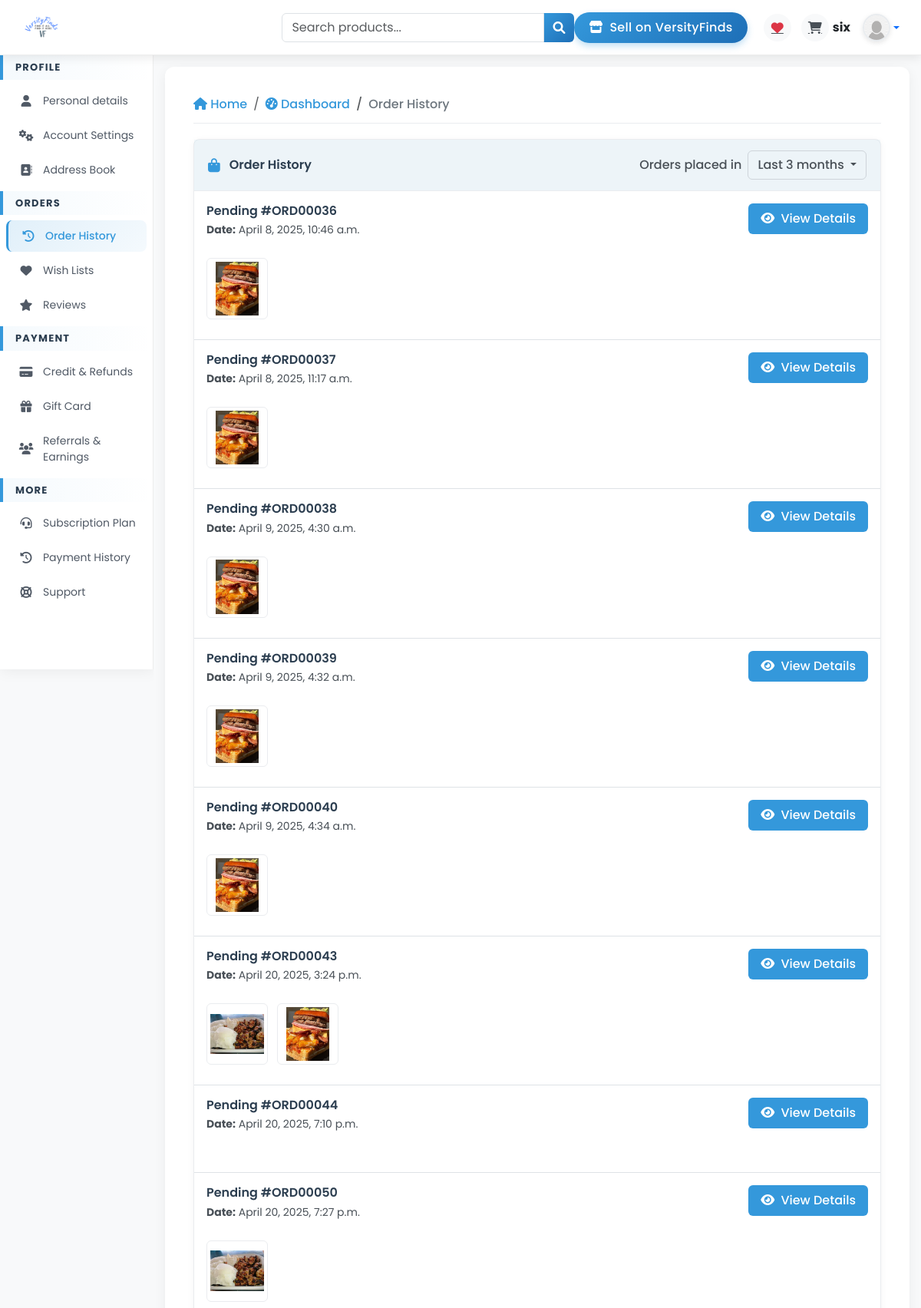
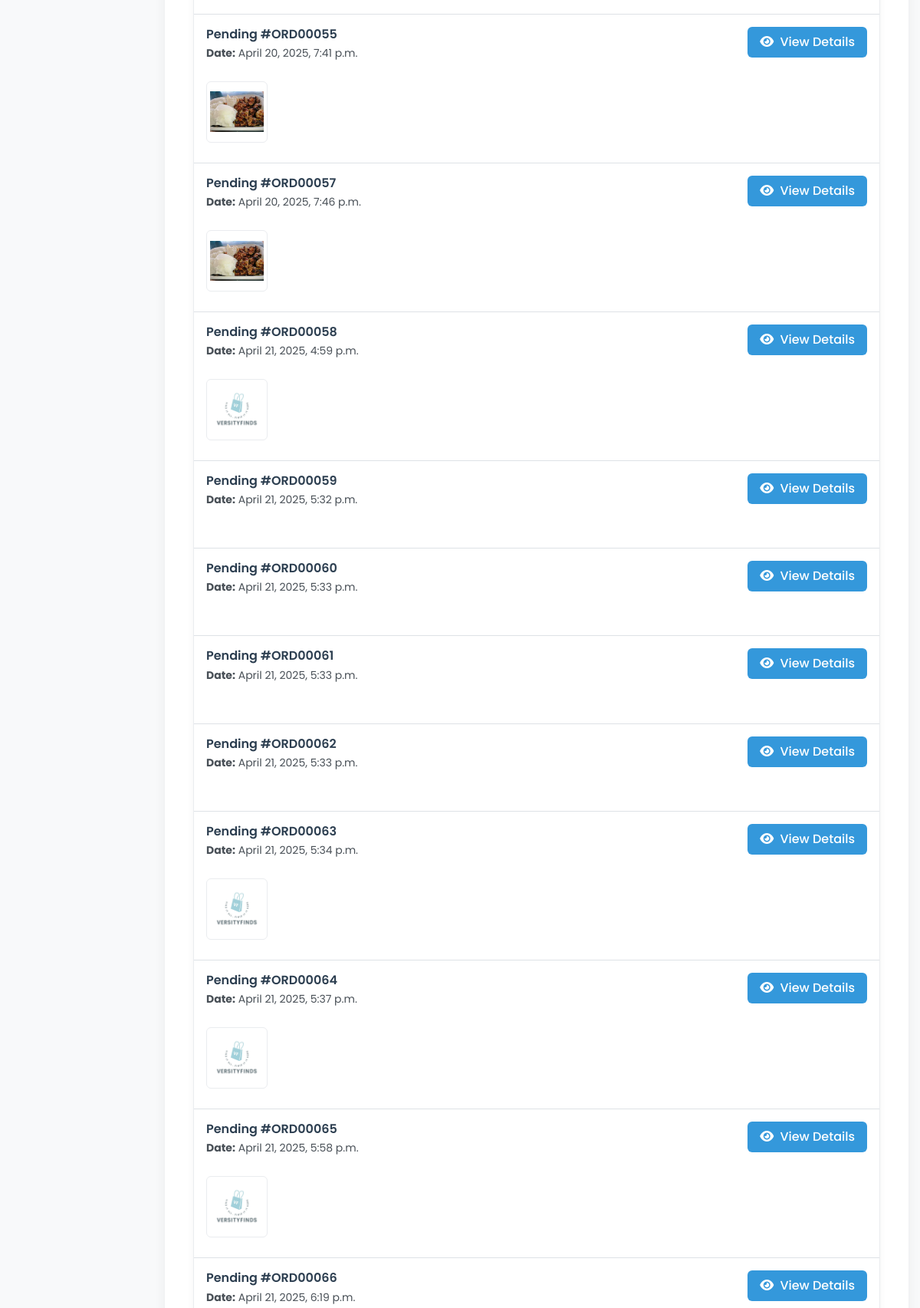
The app's page /account/dashboard/order_history/ (signed in, upper part) with its own data (2 pictures, top to bottom).
### seller/wrap_models/orders_model.py (models this page shows, shortened)
class Order(models.Model):
    id = models.AutoField(primary_key=True)  # Auto-incrementing ID
    order_id = models.CharField(max_length=20, unique=True, blank=True)  # Custom Order ID
    user = models.ForeignKey(User, on_delete=models.CASCADE)  # Link to User
    business = models.ForeignKey(BusinessInformation, on_delete=models.CASCADE)
    total_amount = models.DecimalField(max_digits=10, decimal_places=2)  # Order Total
    delivery_method = models.CharField(max_length=50,null=True)
    ref = models.CharField(max_length=250,null=True,default="")
    paid = models.BooleanField(default=False)
    status = models.CharField(
        max_length=20,
        choices=[("Pending", "Pending"), ("Processing", "Processing"),("On route", "On route"), ("Delivered", "Delivered"), ("Failed", "Failed")],
        default="Pending"
    )
    created_at = models.DateTimeField(auto_now_add=True)

class OrderItem(models.Model):
    order = models.ForeignKey(Order, on_delete=models.CASCADE, related_name="order_items")
    product = models.ForeignKey(Product, on_delete=models.CASCADE)
    quantity = models.PositiveIntegerField(default=1)
    created_at = models.DateTimeField(auto_now_add=True)

### seller/wrap_models/product_model.py (models this page shows, shortened)
class Product(models.Model):
    CATEGORIES = [
        ('dropship', 'Dropship'),
        ('food', 'Food & Beverages'),
        ('clothing', 'Clothing'),
        ('technology', 'Technology'),
        ('other', 'Other'),
    ]
    STATUS_CHOICES = [
        ('active', 'Active'),
        ('inactive', 'Inactive'),
        ('pending', 'Pending'),
        ('banned', 'banned'),
        ('reected', 'rejected'),
    ]
    business = models.ForeignKey(BusinessInformation, on_delete=models.CASCADE, related_name="products")
    name = models.CharField(max_length=200)
    category = models.CharField(max_length=50, choices=CATEGORIES, default='other')
    price = models.DecimalField(max_digits=10, decimal_places=2)
    quantity = models.PositiveIntegerField()
    description = models.TextField()
    small_description = models.TextField(null=True)
    status = models.CharField(max_length=50, choices=STATUS_CHOICES, default="pending")
    is_flagged = models.BooleanField(default=False)
    sales = models.PositiveIntegerField(default=0)
    timestamp = models.DateTimeField(auto_now_add=True, null=True)
    image = models.ImageField(upload_to="uploads/")

### user/views.py (the view)
# urls.py: path('dashboard/order_history/', views.order_history, name='order_history'),
@login_required_custom
def order_history(request):
    orders = Order.objects.filter(user=request.user).all()
    return render(request, 'home/order_history.html',{'orders':orders})

### user/utils.py (called while the page is built)
def login_required_custom(view_func):
    @wraps(view_func)
    def _wrapped_view(request, *args, **kwargs):
        if request.user.is_authenticated:
            return view_func(request, *args, **kwargs)
        return redirect('signin')  # Redirect to login page if not authenticated
    return _wrapped_view

### user/templates/home/order_history.html (shortened to what this page needs)
{% extends 'home/base.html' %}
{% load static %}
{% block content %}
<div class="container">
    <nav aria-label="breadcrumb">
        <ol class="breadcrumb">
            <li class="breadcrumb-item">
                <a href="{% url 'home' %}"><i class="fas fa-home mr-1"></i> Home</a>
            </li>
            <li class="breadcrumb-item">
                <a href="{% url 'dash' %}"><i class="fas fa-tachometer-alt mr-1"></i> Dashboard</a>
            </li>
            <li class="breadcrumb-item active" aria-current="page">Order History</li>
        </ol>
    </nav>
    <div class="profile-card">
        <div class="card-header">
            <div class="d-flex align-items-center">
                <i class="fas fa-shopping-bag"></i>
                <h5>Order History</h5>
            </div>
            <div class="d-flex align-items-center">
                <span class="filter-label d-none d-md-block">Orders placed in</span>
                <div class="dropdown">
                    <button class="btn btn-filter dropdown-toggle" type="button" id="dropdownMenuButton" data-bs-toggle="dropdown" aria-expanded="false">
                        Last 3 months
                    </button>
                </div>
            </div>
        </div>
        {% if orders %}
        <div class="card-body p-0">
            {% for order in orders %}
            <div class="border-bottom p-3">
                <div class="d-flex justify-content-between align-items-start mb-3">
                    <div class="order-header-info">
                        <h6>{{order.status}} #{{order.order_id}}</h6>
                        <p><strong>Date:</strong> {{order.created_at}}</p>
                    </div>
                    <a class="btn btn-view" href="{% url 'order_details' order.id %}">
                        <i class="fas fa-eye me-1"></i> View Details
                    </a>
                </div>
                <div class="product-container">
                    {% for order_item in order.order_items.all %}
                    <div class="product-thumbnail">
                        <img src="{{order_item.product.image.url}}" alt="{{order_item.product.name}}">
                    </div>
                    {% endfor %}
                </div>
            </div>
            {% endfor %}
        </div>
        {% endif %}
    </div>
</div>
{% endblock content %}

### user/templates/home/base.html (shortened to what this page needs)
<!DOCTYPE html>
<html lang="en">
<head>
    {% load static %}
    <link rel="stylesheet" href="{% static 'css/bootstrap.min.css' %}">
    <link rel="stylesheet" href="https://cdnjs.cloudflare.com/ajax/libs/font-awesome/6.0.0-beta3/css/all.min.css">
    <link rel="stylesheet" href="{% static 'css/message.css' %}">
</head>
<body>
</head>
<body>
<nav id="navbar" class="navbar navbar-expand-lg navbar-light">
    <div class="container-fluid">
        <img class="nav-logo" src="{% static '/images/Finds.png' %}" alt="Logo">
<div class="desktop-elements d-none d-lg-flex align-items-center">
    <form method="POST" class="forms desktop-search-form">
        <div class="input-group">
            <input type="text" class="form-control" placeholder="Search products..." aria-label="Search" aria-describedby="search-addon">
            <span class="input-group-text bg-primary" id="search-addon">
                <i class="fa fa-search text-white"></i>
            </span>
        </div>
    </form>
    <a href="{% url 'seller_landing_page' %}" class="btn sell-button me-3">
        <i class="fas fa-store me-1"></i> Sell on VersityFinds
    </a>
    <div class="nav-icon-container">
        <a class="nav-icon position-relative me-2" href="{% url 'wish_lists' %}">
            <i class="fas fa-heart text-danger"></i>
        </a>
        <a class="nav-icon position-relative" href="{% url 'cart' %}">
            <i class="fas fa-shopping-cart"></i>
        </a>
    </div>
    <div class="user-profile">
        <div class="me-2">
            <div class="fw-bold">{{user.username}}</div>
        </div>
        <div class="dropdown">
            <a class="dropdown-toggle d-flex align-items-center" href="#" role="button" id="profileDropdown" data-bs-toggle="dropdown" aria-expanded="false">
                <img src="{% static 'images/default_profile.png' %}" alt="Profile" class="rounded-circle">
            </a>
        </div>
    </div>
</div>
</nav>
<div class="container-fluid">
    <div class="row">
        {% url 'dash' as dash_url %}
        {% if request.path != dash_url %}
        <div class="col-md-3 col-lg-2 px-0 sidebar-container">
            <div class="sidebar" id="sidebar">
                <div class="sidebar-section">
                    <div class="section-header">
                        <h5 class="fw-bold">Profile</h5>
                    </div>
                    <ul class="nav flex-column">
                        <li class="nav-item">
                            <a class="nav-link" href="{% url 'profile' %}">
                                <i class="fas fa-user"></i>
                                <span>Personal details</span>
                            </a>
                        </li>
                        <li class="nav-item">
                            <a class="nav-link" href="{% url 'account_settings' %}">
                                <i class="fas fa-cogs"></i>
                                <span>Account Settings</span>
                            </a>
                        </li>
                        <li class="nav-item">
                            <a class="nav-link" href="{% url 'address' %}">
                                <i class="fas fa-address-book"></i>
                                <span>Address Book</span>
                            </a>
                        </li>
                    </ul>
                </div>
                <div class="sidebar-section">
                    <div class="section-header">
                        <h5 class="fw-bold">Orders</h5>
                    </div>
                    <ul class="nav flex-column">
                        <li class="nav-item">
                            <a class="nav-link" href="{% url 'order_history' %}">
                                <i class="fas fa-history"></i>
                                <span>Order History</span>
                            </a>
                        </li>
                        <li class="nav-item">
                            <a class="nav-link" href="{% url 'wish_lists' %}">
                                <i class="fas fa-heart"></i>
                                <span>Wish Lists</span>
                            </a>
                        </li>
                        <li class="nav-item">
                            <a class="nav-link" href="{% url 'buyer_reviews' %}">
                                <i class="fas fa-star"></i>
                                <span>Reviews</span>
                            </a>
                        </li>
                    </ul>
                </div>
                <div class="sidebar-section">
                    <div class="section-header">
                        <h5 class="fw-bold">Payment</h5>
                    </div>
                    <ul class="nav flex-column">
                        <li class="nav-item">
                            <a class="nav-link" href="{% url 'credit' %}">
                                <i class="fas fa-credit-card"></i>
                                <span>Credit & Refunds</span>
                            </a>
                        </li>
                        <li class="nav-item">
                            <a class="nav-link" href="{% url 'gift_card' %}">
                                <i class="fas fa-gift"></i>
                                <span>Gift Card</span>
                            </a>
                        </li>
                        <li class="nav-item">
                            <a class="nav-link" href="{% url 'referrals_earnings' %}">
                                <i class="fas fa-users"></i>
                                <span>Referrals & Earnings</span>
                            </a>
                        </li>
                    </ul>
                </div>
                <div class="sidebar-section">
                    <div class="section-header">
                        <h5 class="fw-bold">More</h5>
                    </div>
                    <ul class="nav flex-column">
                        <li class="nav-item">
                            <a class="nav-link" href="{% url 'subscription_plan' %}">
                                <i class="fas fa-headset"></i>
                                <span>Subscription Plan</span>
                            </a>
                        </li>
                        <li class="nav-item">
                            <a class="nav-link" href="{% url 'payment_history' %}">
                                <i class="fas fa-history"></i>
                                <span>Payment History</span>
                            </a>
                        </li>
                        <li class="nav-item">
                            <a class="nav-link" href="{% url 'buyer_support' %}">
                                <i class="fas fa-life-ring"></i>
                                <span>Support</span>
                            </a>
                        </li>
                    </ul>
                </div>
            </div>
        </div>
        {% endif %}
        <div class="{% if request.path == dash_url %}col-12{% else %}col-md-9 col-lg-10{% endif %} content-area">
            <div class="content-inner">
                {% block content %}{% endblock content %}
            </div>
        </div>
    </div>
</div>
</body>
</html>

### user/templates/home/base.html (style rules this page uses)
body { font-family: 'Poppins', sans-serif; background-color: #f8f9fa; }
.nav-logo { height: 55px; width: auto; }
#navbar { box-shadow: 0 4px 12px rgba(0, 0, 0, 0.08); padding: 0.5rem 1rem; background: white; border-bottom: 1px solid rgba(230, 230, 230, 0.7); }
.sell-button { background: linear-gradient(135deg, #3498db, #1e6fb7); border: none; border-radius: 20px; padding: 0.5rem 1.2rem; color: white; font-weight: 500; transition: all 0.3s; box-shadow: 0 4px 8px rgba(52, 152, 219, 0.3); letter-spacing: 0.3px; }
.nav-icon-container { display: flex; align-items: center; }
.nav-icon { width: 36px; height: 36px; display: flex; align-items: center; justify-content: center; border-radius: 50%; margin: 0 5px; background: #f8f9fa; color: #495057; transition: all 0.2s; position: relative; overflow: hidden; }
.nav-icon:after { content: ''; position: absolute; top: 50%; left: 50%; width: 5px; height: 5px; background: rgba(52, 152, 219, 0.5); opacity: 0; border-radius: 100%; transform: scale(1, 1) translate(-50%); transform-origin: 50% 50%; }
.user-profile { display: flex; align-items: center; cursor: pointer; }
.user-profile img { width: 36px; height: 36px; border-radius: 50%; margin-left: 8px; border: 2px solid #e9ecef; box-shadow: 0 2px 6px rgba(0, 0, 0, 0.1); transition: all 0.3s; }
.sidebar { background: white; color: #000; height: 100%; width: 100%; min-height: calc(100vh - 56px); box-shadow: 1px 0 20px rgba(0, 0, 0, 0.08); padding: 0; transition: all 0.3s ease; overflow-y: auto; max-height: 100vh; border-right: 1px solid rgba(230, 230, 230, 0.7); }
.sidebar-section { padding: 0; margin-bottom: 5px; }
.section-header { padding: 8px 16px; border-left: 4px solid #3498db; margin-bottom: 5px; background: linear-gradient(to right, rgba(52, 152, 219, 0.05), transparent); }
.section-header h5 { color: #2c3e50; font-size: 13px; margin-bottom: 0; text-transform: uppercase; letter-spacing: 1.2px; font-weight: 600; }
.sidebar .nav-item { padding: 0; margin: 2px 8px; border-radius: 8px; transition: all 0.2s ease; }
.sidebar .nav-link { display: flex; align-items: center; color: #505965; padding: 10px 14px; border-radius: 8px; transition: all 0.3s ease; font-size: 14px; }
.sidebar .nav-link i { font-size: 15px; min-width: 24px; margin-right: 10px; text-align: center; transition: all 0.3s ease; }
.sidebar .nav-item.active { background: linear-gradient(135deg, rgba(52, 152, 219, 0.15), rgba(52, 152, 219, 0.05)); border-left: 3px solid #3498db; }
.sidebar .nav-item.active .nav-link { color: #3498db; font-weight: 500; }
.sidebar .nav-item.active i { color: #3498db; }
.content-area { background-color: #f8f9fa; min-height: calc(100vh - 66px); padding: 15px; }
.content-inner { background-color: #ffffff; border-radius: 12px; box-shadow: 0 4px 16px rgba(0, 0, 0, 0.06); min-height: calc(100vh - 96px); padding: 25px; transition: all 0.3s ease; }
.input-group-text { background: linear-gradient(135deg, #3498db, #1e6fb7); color: white; border: none; transition: all 0.3s; }

### records on screen
Order: status "Pending", order_id "ORD00036", created_at "April 8, 2025, 10:46 a.m."
OrderItem: product.image (picture)
Order: status "Pending", order_id "ORD00037", created_at "April 8, 2025, 11:17 a.m."
OrderItem: product.image (picture)
Order: status "Pending", order_id "ORD00038", created_at "April 9, 2025, 4:30 a.m."
OrderItem: product.image (picture)
Order: status "Pending", order_id "ORD00039", created_at "April 9, 2025, 4:32 a.m."
OrderItem: product.image (picture)
Order: status "Pending", order_id "ORD00040", created_at "April 9, 2025, 4:34 a.m."
OrderItem: product.image (picture)
Order: status "Pending", order_id "ORD00043", created_at "April 20, 2025, 3:24 p.m."
OrderItem: product.image (picture)
OrderItem: product.image (picture)
Order: status "Pending", order_id "ORD00044", created_at "April 20, 2025, 7:10 p.m."
Order: status "Pending", order_id "ORD00050", created_at "April 20, 2025, 7:27 p.m."
OrderItem: product.image (picture)
Order: status "Pending", order_id "ORD00055", created_at "April 20, 2025, 7:41 p.m."
OrderItem: product.image (picture)
Order: status "Pending", order_id "ORD00057", created_at "April 20, 2025, 7:46 p.m."
OrderItem: product.image (picture)
Order: status "Pending", order_id "ORD00058", created_at "April 21, 2025, 4:59 p.m."
OrderItem: product.image (picture)
Order: status "Pending", order_id "ORD00059", created_at "April 21, 2025, 5:32 p.m."
Order: status "Pending", order_id "ORD00060", created_at "April 21, 2025, 5:33 p.m."
Order: status "Pending", order_id "ORD00061", created_at "April 21, 2025, 5:33 p.m."
Order: status "Pending", order_id "ORD00062", created_at "April 21, 2025, 5:33 p.m."
Order: status "Pending", order_id "ORD00063", created_at "April 21, 2025, 5:34 p.m."
OrderItem: product.image (picture)
Order: status "Pending", order_id "ORD00064", created_at "April 21, 2025, 5:37 p.m."
OrderItem: product.image (picture)
Order: status "Pending", order_id "ORD00065", created_at "April 21, 2025, 5:58 p.m."
OrderItem: product.image (picture)
Order: status "Pending", order_id "ORD00066", created_at "April 21, 2025, 6:19 p.m."

### other values on screen
{{ user.username }} "six"
